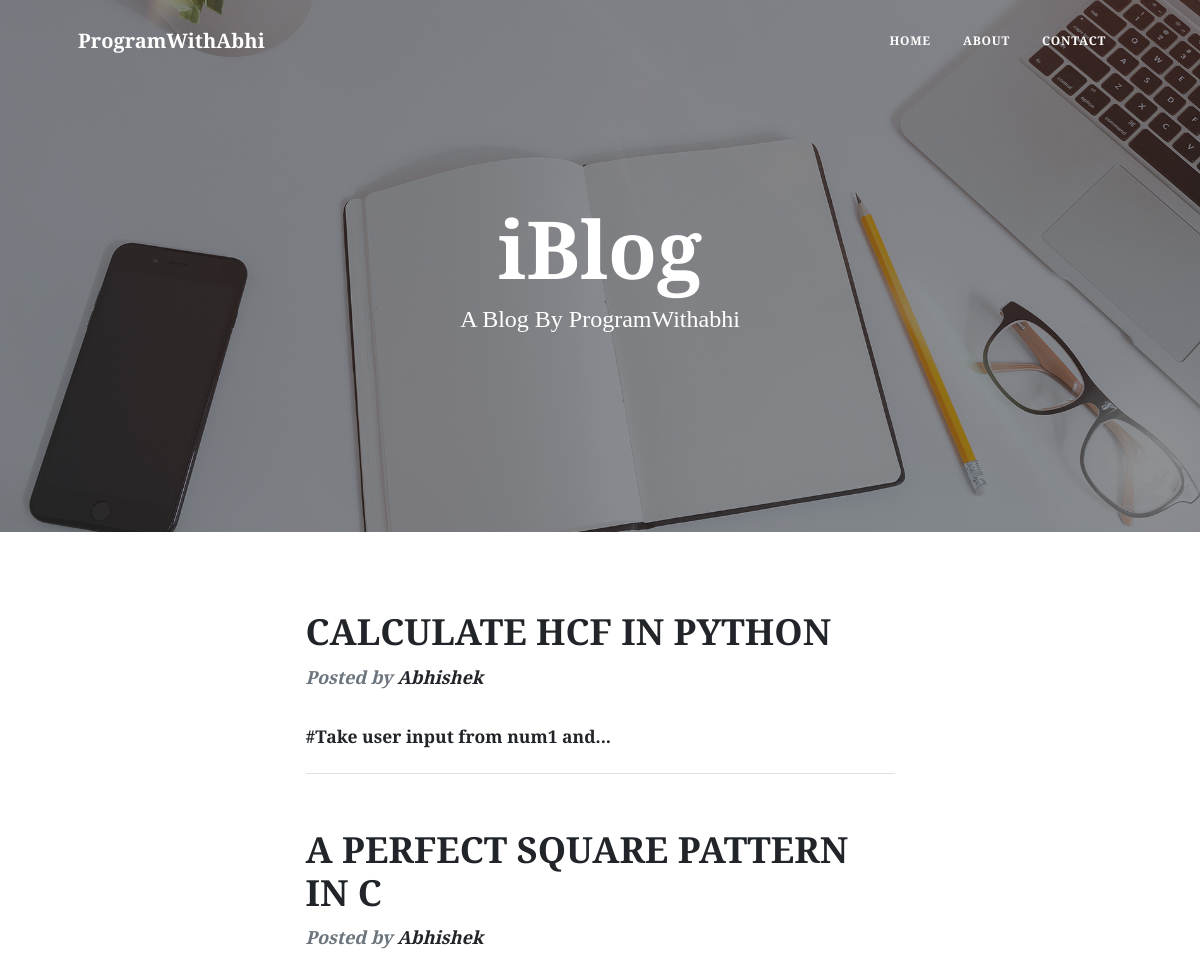
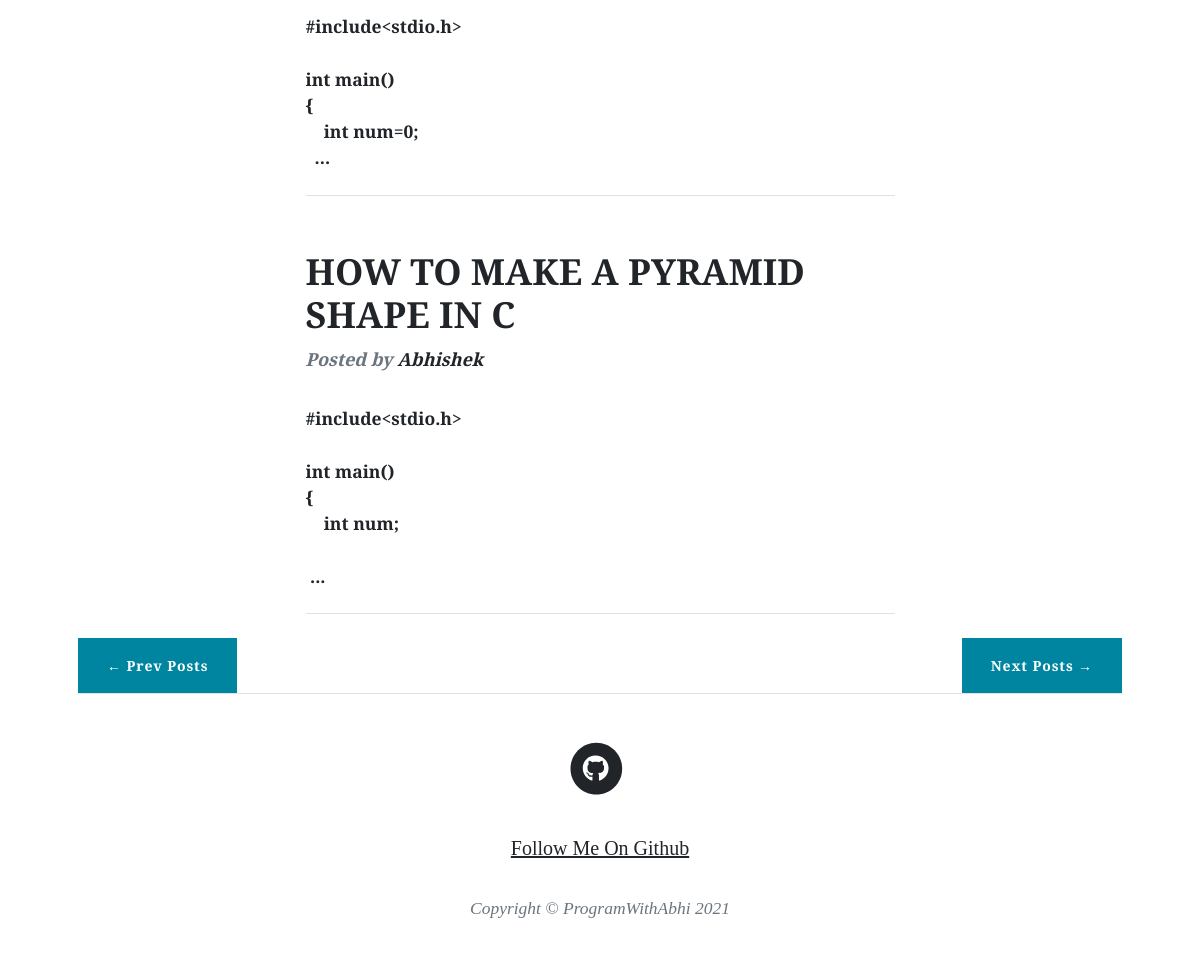
Screenshot of /?page=2 with the database file from the repository (2 pictures, top to bottom).
### app.py (models this page shows, shortened)
class Posts(db.Model):
    sno = db.Column(db.Integer, primary_key=True)
    title = db.Column(db.String(100), nullable=False)
    slug = db.Column(db.String(30),nullable=True)
    content = db.Column(db.String(100),nullable=False)
    date = db.Column(db.String(12), nullable=True)

### app.py (the view)
@app.route("/",methods =['GET'])
def home():
    posts = Posts.query.all()
    last = math.ceil(len(posts)/3)
    page = request.args.get('page')
    if (not str(page).isnumeric()):
        page = 1
    page = int(page)
    posts = posts[(page-1)*3:(page-1) * 3 + 3]
    if page==1:
        prev = "#"
        next = "/?page="+ str(page+1)
    elif page==last:
        prev = "/?page="+ str(page-1)
        next = "#"
    else:
        prev = "/?page="+ str(page-1)
        next = "/?page="+ str(page+1)
    return render_template('index.html',posts=posts, prev=prev, next=next)

### templates/index.html (shortened to what this page needs)
{% extends 'base.html' %}
{% block body %}
<header class="masthead" style="background-image: url('static/assets/img/home-bg.jpg')">
    <div class="container position-relative px-4 px-lg-5">
        <div class="row gx-4 gx-lg-5 justify-content-center">
            <div class="col-md-10 col-lg-8 col-xl-7">
                <div class="site-heading">
                    <h1>iBlog</h1>
                    <span class="subheading">A Blog By ProgramWithabhi</span>
                </div>
            </div>
        </div>
    </div>
</header>
<div class="container px-4 px-lg-5">
    <div class="row gx-4 gx-lg-5 justify-content-center">
        {% for post in posts %}
        <div class="col-md-10 col-lg-8 col-xl-7">
            <div class="post-preview">
                <a href="/post/{{post.slug}}">
                    <h2 class="post-title">{{post.title}}</h2>
                </a>
                <p class="post-meta">
                    Posted by
                    <a href="/about">Abhishek</a>
                </p>
                <a href="/post/{{post.slug}}">
                    <pre>{{post.content|truncate(60)}}</pre>
                </a>
            </div>
            <hr class="my-4" />
        </div>
        {% endfor %}
        <div class="clearfix text-center">
            <a class="btn btn-primary"style="float:left;" href="{{prev}}">&larr; Prev Posts</a>
            <a class="btn btn-primary" style="float:right;" href="{{next}}">Next Posts &rarr;</a>
        </div>
    </div>
    {% endblock body %}

### rows the page displays
Posts: title "CALCULATE HCF IN PYTHON", content "#Take user input from num1 and..."
Posts: title "A PERFECT SQUARE PATTERN IN C", content "#include<stdio.h> int main() { int num=0; ..."
Posts: title "HOW TO MAKE A PYRAMID SHAPE IN C", content "#include<stdio.h> int main() { int num; ..."
